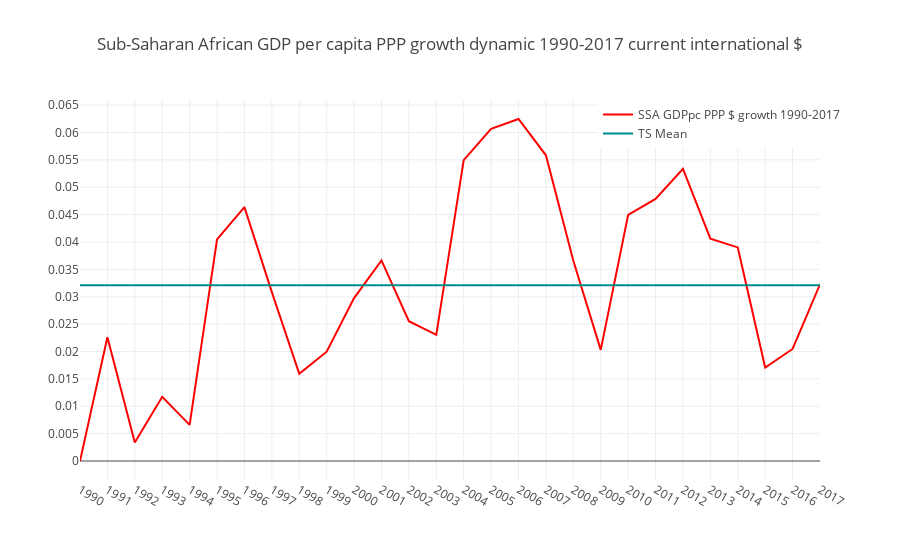

Here is the notebook cell this chart was saved with:
### Markdown cell above
**1.2 Time Series growth dynamic examination**

### Code cell
ts_1=ts
ts_1['mean']=ts['GDP per capita'].pct_change().fillna(0).mean()
X=ts['GDP per capita'].index
y_2=ts['GDP per capita'].pct_change().fillna(0)
y1=ts_1['mean']
layout = go.Layout(title= 'Sub-Saharan African GDP per capita PPP growth dynamic 1990-2017 current international $',
    xaxis = dict(ticks='', nticks=43),
    yaxis = dict(nticks=20),legend=dict(x=0.7, y=1))
trace0 = go.Scatter(x=X,y=y_2, mode = 'lines',name="SSA GDPpc PPP $ growth 1990-2017", marker = dict(size=12, color='red'))
trace1 = go.Scatter(x=X,y=y1, mode = 'lines', name="TS Mean ", marker = dict(size=12, color='darkcyan'))
data = [trace0,trace1]
fig =go.Figure(data=data, layout=layout)
iplot(fig, filename='heatmap',show_link=False)

### Figure 1 — Plotly figure (JSON) as saved in the notebook; plotly's stock layout.template omitted (floating-point values rounded to 4 significant figures)
{"data": [{"marker": {"color": "red", "size": 12}, "mode": "lines", "name": "SSA GDPpc PPP $ growth 1990-2017", "type": "scatter", "uid": "5a7e54ab-c065-474f-919a-116f1e6bdda1", "x": ["1990", "1991", "1992", "1993", "1994", "1995", "1996", "1997", "1998", "1999", "2000", "2001", "2002", "2003", "2004", "2005", "2006", "2007", "2008", "2009", "2010", "2011", "2012", "2013", "2014", "2015", "2016", "2017"], "y": [0.0, 0.02259, 0.003383, 0.01173, 0.006593, 0.04047, 0.04638, 0.03084, 0.01593, 0.01997, 0.02976, 0.03663, 0.02554, 0.02305, 0.05496, 0.06066, 0.06246, 0.05584, 0.03657, 0.0203, 0.04496, 0.04787, 0.05335, 0.04062, 0.03901, 0.01707, 0.02046, 0.03227]}, {"marker": {"color": "darkcyan", "size": 12}, "mode": "lines", "name": "TS Mean ", "type": "scatter", "uid": "6726a852-9a1d-4b7f-8974-f5523c8d348f", "x": ["1990", "1991", "1992", "1993", "1994", "1995", "1996", "1997", "1998", "1999", "2000", "2001", "2002", "2003", "2004", "2005", "2006", "2007", "2008", "2009", "2010", "2011", "2012", "2013", "2014", "2015", "2016", "2017"], "y": [0.03212, 0.03212, 0.03212, 0.03212, 0.03212, 0.03212, 0.03212, 0.03212, 0.03212, 0.03212, 0.03212, 0.03212, 0.03212, 0.03212, 0.03212, 0.03212, 0.03212, 0.03212, 0.03212, 0.03212, 0.03212, 0.03212, 0.03212, 0.03212, 0.03212, 0.03212, 0.03212, 0.03212]}], "layout": {"legend": {"x": 0.7, "y": 1}, "title": {"text": "Sub-Saharan African GDP per capita PPP growth dynamic 1990-2017 current international $"}, "xaxis": {"nticks": 43, "ticks": ""}, "yaxis": {"nticks": 20}}}
